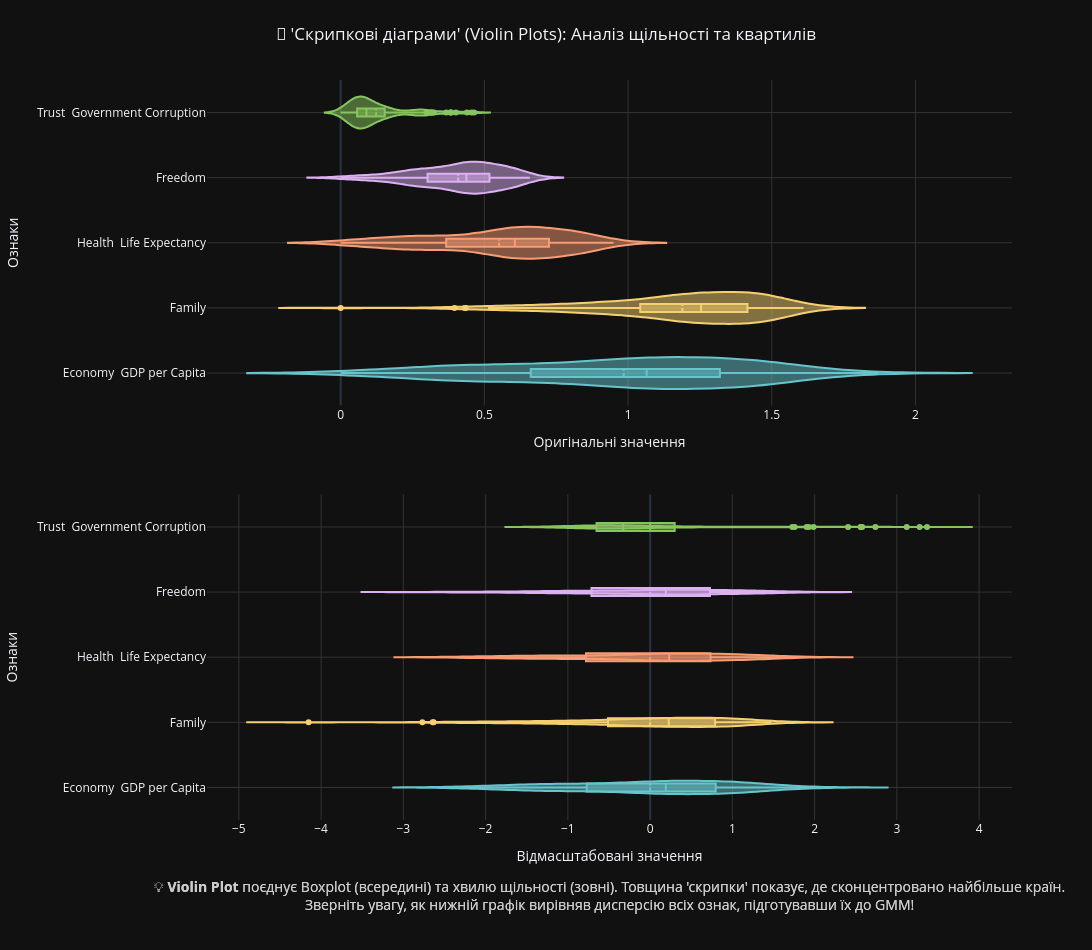

The code cell stored with this chart in its notebook:
### Markdown cell above
**10. Відобразити статистики:**

### Code cell
print("📊 Технічний аудит та порівняння описових статистик...\n")

fig_stats = make_subplots(
    rows=2, cols=1,
    subplot_titles=("1. Розподіл ОРИГІНАЛЬНИХ ознак (Різні масштаби та дисперсії)", f"2. Розподіл ВІДМАСШТАБОВАНИХ ознак ({SCALER_TYPE.upper()})"),
    vertical_spacing=0.12
)

colors = px.colors.qualitative.Pastel

for i, col in enumerate(FEATURES_FULL):
    clean_name = str(col).replace('.', ' ').strip()
    fig_stats.add_trace(go.Violin(
        x=X_features[col], name=clean_name, marker_color=colors[i % len(colors)],
        box_visible=True,
        meanline_visible=True,
        points='outliers',
        hovertemplate="<b>%{name}</b><br>Значення: %{x}<extra></extra>"
    ), row=1, col=1)

for i, col in enumerate(FEATURES_FULL):
    clean_name = str(col).replace('.', ' ').strip()
    fig_stats.add_trace(go.Violin(
        x=df_scaled[col], name=clean_name, marker_color=colors[i % len(colors)],
        box_visible=True,
        meanline_visible=True,
        points='outliers',
        hovertemplate="<b>%{name} (Scaled)</b><br>Значення: %{x}<extra></extra>"
    ), row=2, col=1)

fig_stats.update_xaxes(title_text="Оригінальні значення", showgrid=True, gridcolor='#333', row=1, col=1)
fig_stats.update_yaxes(title_text="Ознаки", showgrid=True, gridcolor='#333', row=1, col=1)

fig_stats.update_xaxes(title_text="Відмасштабовані значення", showgrid=True, gridcolor='#333', row=2, col=1)
fig_stats.update_yaxes(title_text="Ознаки", showgrid=True, gridcolor='#333', row=2, col=1)

fig_stats.update_layout(
    title_text="🎻 'Скрипкові діаграми' (Violin Plots): Аналіз щільності та квартилів",
    title_x=0.5, 
    width=1500, height=950,
    template=PLOT_TEMPLATE, showlegend=False,
    margin=dict(b=130, l=150, t=80),
    annotations=[
        dict(
            x=0.5, y=-0.13, xref="paper", yref="paper",
            text="💡 <b>Violin Plot</b> поєднує Boxplot (всередині) та хвилю щільності (зовні). Товщина 'скрипки' показує, де сконцентровано найбільше країн.<br>Зверніть увагу, як нижній графік вирівняв дисперсію всіх ознак, підготувавши їх до GMM!",
            showarrow=False, font=dict(size=14, color="#cccccc"), align="center"
        )
    ]
)

print("Красивий Вивід:")
fig_stats.show()

print("Технічний Вивід 1 - Статистики ОРИГІНАЛЬНОГО набору (Для порівняння):")
display(X_features.describe().T.style.background_gradient(cmap=DESCRIBE_CMAP).format("{:.4f}"))

print("\nТехнічний Вивід 2 - Статистики ВІДМАСШТАБОВАНОГО набору (Scaled):")
display(df_scaled.describe().T.style.background_gradient(cmap='Purples').format("{:.4f}"))

### Figure 1 — Plotly figure (JSON) as saved in the notebook; plotly's stock layout.template omitted (floating-point values rounded to 4 significant figures; data arrays with more than 128 entries replaced by an {"elided": "..."} marker saying what was removed)
{"data": [{"box": {"visible": true}, "hovertemplate": "<b>%{name}</b><br>Значення: %{x}<extra></extra>", "marker": {"color": "rgb(102, 197, 204)"}, "meanline": {"visible": true}, "name": "Economy  GDP per Capita", "points": "outliers", "type": "violin", "x": {"elided": "155 float values"}, "xaxis": "x", "yaxis": "y"}, {"box": {"visible": true}, "hovertemplate": "<b>%{name}</b><br>Значення: %{x}<extra></extra>", "marker": {"color": "rgb(246, 207, 113)"}, "meanline": {"visible": true}, "name": "Family", "points": "outliers", "type": "violin", "x": {"elided": "155 float values"}, "xaxis": "x", "yaxis": "y"}, {"box": {"visible": true}, "hovertemplate": "<b>%{name}</b><br>Значення: %{x}<extra></extra>", "marker": {"color": "rgb(248, 156, 116)"}, "meanline": {"visible": true}, "name": "Health  Life Expectancy", "points": "outliers", "type": "violin", "x": {"elided": "155 float values"}, "xaxis": "x", "yaxis": "y"}, {"box": {"visible": true}, "hovertemplate": "<b>%{name}</b><br>Значення: %{x}<extra></extra>", "marker": {"color": "rgb(220, 176, 242)"}, "meanline": {"visible": true}, "name": "Freedom", "points": "outliers", "type": "violin", "x": {"elided": "155 float values"}, "xaxis": "x", "yaxis": "y"}, {"box": {"visible": true}, "hovertemplate": "<b>%{name}</b><br>Значення: %{x}<extra></extra>", "marker": {"color": "rgb(135, 197, 95)"}, "meanline": {"visible": true}, "name": "Trust  Government Corruption", "points": "outliers", "type": "violin", "x": {"elided": "155 float values"}, "xaxis": "x", "yaxis": "y"}, {"box": {"visible": true}, "hovertemplate": "<b>%{name} (Scaled)</b><br>Значення: %{x}<extra></extra>", "marker": {"color": "rgb(102, 197, 204)"}, "meanline": {"visible": true}, "name": "Economy  GDP per Capita", "points": "outliers", "type": "violin", "x": {"elided": "155 float values"}, "xaxis": "x2", "yaxis": "y2"}, {"box": {"visible": true}, "hovertemplate": "<b>%{name} (Scaled)</b><br>Значення: %{x}<extra></extra>", "marker": {"color": "rgb(246, 207, 113)"}, "meanline": {"visible": true}, "name": "Family", "points": "outliers", "type": "violin", "x": {"elided": "155 float values"}, "xaxis": "x2", "yaxis": "y2"}, {"box": {"visible": true}, "hovertemplate": "<b>%{name} (Scaled)</b><br>Значення: %{x}<extra></extra>", "marker": {"color": "rgb(248, 156, 116)"}, "meanline": {"visible": true}, "name": "Health  Life Expectancy", "points": "outliers", "type": "violin", "x": {"elided": "155 float values"}, "xaxis": "x2", "yaxis": "y2"}, {"box": {"visible": true}, "hovertemplate": "<b>%{name} (Scaled)</b><br>Значення: %{x}<extra></extra>", "marker": {"color": "rgb(220, 176, 242)"}, "meanline": {"visible": true}, "name": "Freedom", "points": "outliers", "type": "violin", "x": {"elided": "155 float values"}, "xaxis": "x2", "yaxis": "y2"}, {"box": {"visible": true}, "hovertemplate": "<b>%{name} (Scaled)</b><br>Значення: %{x}<extra></extra>", "marker": {"color": "rgb(135, 197, 95)"}, "meanline": {"visible": true}, "name": "Trust  Government Corruption", "points": "outliers", "type": "violin", "x": {"elided": "155 float values"}, "xaxis": "x2", "yaxis": "y2"}], "layout": {"annotations": [{"align": "center", "font": {"color": "#cccccc", "size": 14}, "showarrow": false, "text": "💡 <b>Violin Plot</b> поєднує Boxplot (всередині) та хвилю щільності (зовні). Товщина 'скрипки' показує, де сконцентровано найбільше країн.<br>Зверніть увагу, як нижній графік вирівняв дисперсію всіх ознак, підготувавши їх до GMM!", "x": 0.5, "xanchor": "center", "xref": "paper", "y": -0.13, "yanchor": "bottom", "yref": "paper"}, {"align": "center", "font": {"color": "#cccccc", "size": 14}, "showarrow": false, "text": "💡 <b>Violin Plot</b> поєднує Boxplot (всередині) та хвилю щільності (зовні). Товщина 'скрипки' показує, де сконцентровано найбільше країн.<br>Зверніть увагу, як нижній графік вирівняв дисперсію всіх ознак, підготувавши їх до GMM!", "x": 0.5, "xanchor": "center", "xref": "paper", "y": -0.13, "yanchor": "bottom", "yref": "paper"}], "height": 950, "margin": {"b": 130, "l": 150, "t": 80}, "showlegend": false, "title": {"text": "🎻 'Скрипкові діаграми' (Violin Plots): Аналіз щільності та квартилів", "x": 0.5}, "width": 1500, "xaxis": {"anchor": "y", "domain": [0, 1], "gridcolor": "#333", "showgrid": true, "title": {"text": "Оригінальні значення"}}, "xaxis2": {"anchor": "y2", "domain": [0, 1], "gridcolor": "#333", "showgrid": true, "title": {"text": "Відмасштабовані значення"}}, "yaxis": {"anchor": "x", "domain": [0.56, 1], "gridcolor": "#333", "showgrid": true, "title": {"text": "Ознаки"}}, "yaxis2": {"anchor": "x2", "domain": [0, 0.44], "gridcolor": "#333", "showgrid": true, "title": {"text": "Ознаки"}}}}
